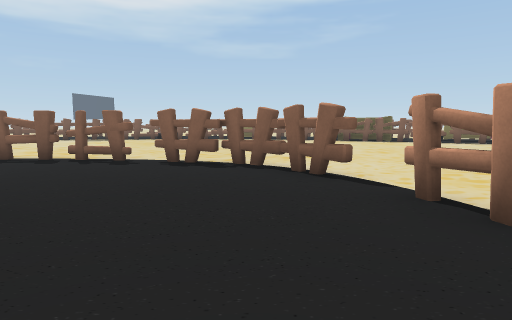
view 1 (above)

19 first-person views from a walk through a 3-D level made in the Unity game engine. The camera is 1.3 m above the floor, tilts 6° down and sees 75° across. The floor is counted in squares, 2 m on a side. Each view is taken from the middle of a square. On the plan, view 1 faces up. The plan holds only what a view shows up to about 10 squares ahead; the rest is blank. The place goes on beyond the plan. The player character is not drawn.

view 2
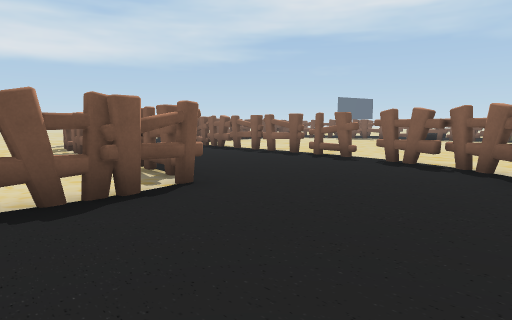

view 3
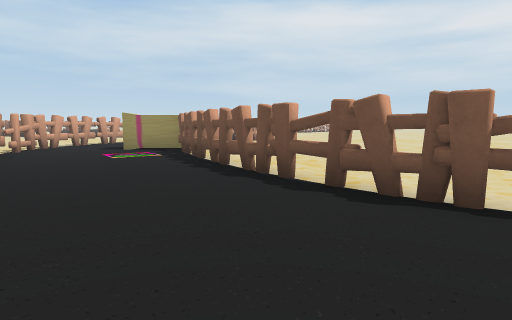

view 4
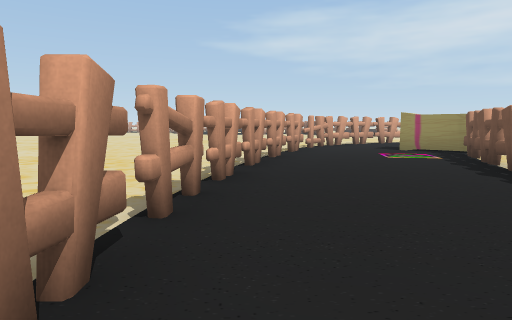

view 5
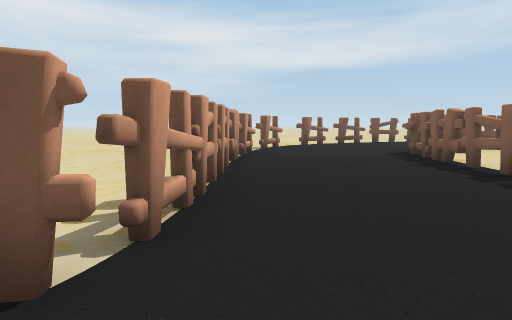

view 6
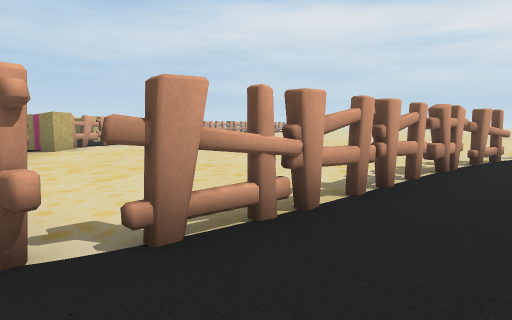

view 7
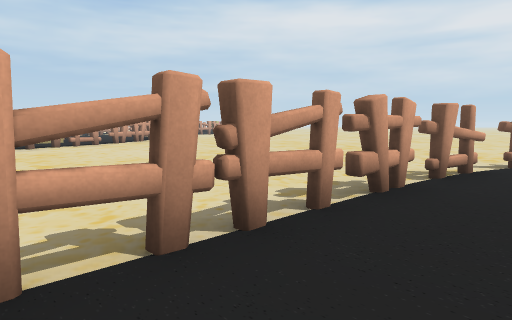

view 8
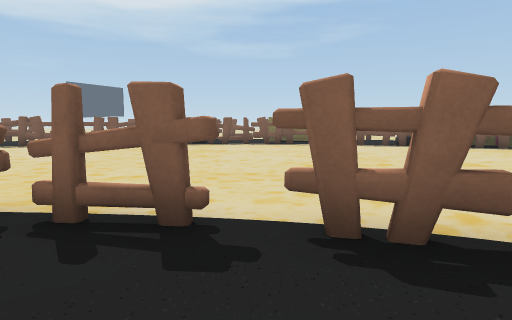

view 9
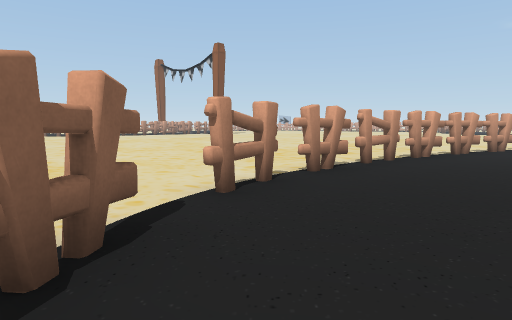

view 10
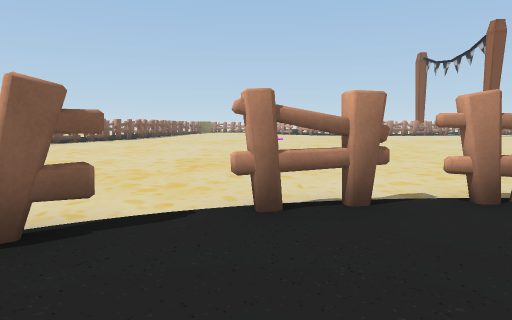

view 11
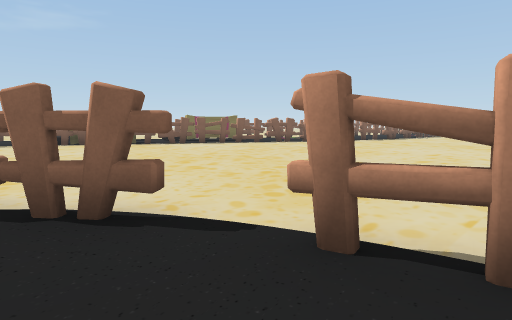

view 12
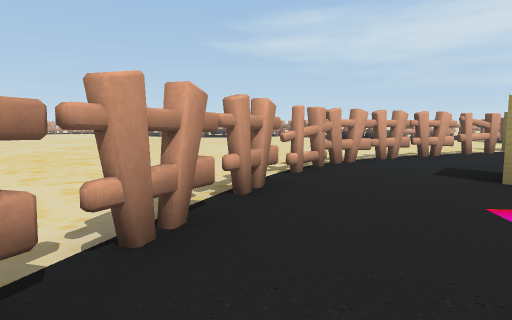

view 13
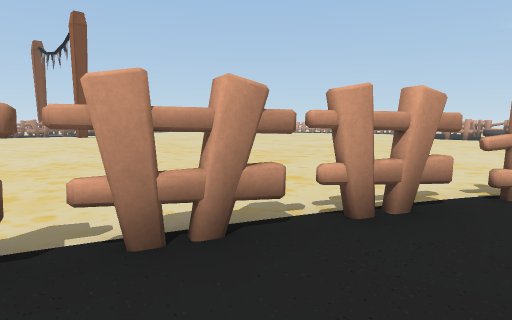

view 14
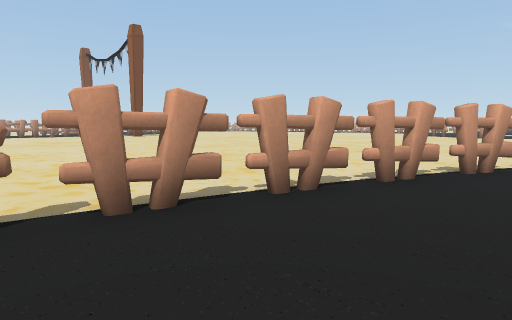

view 15
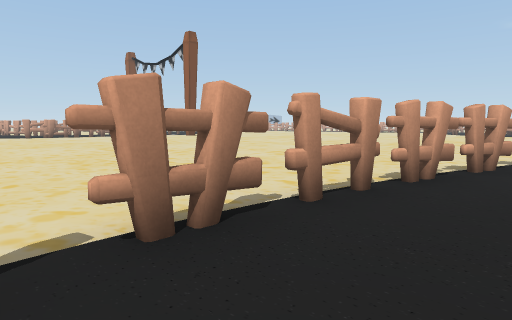

view 16
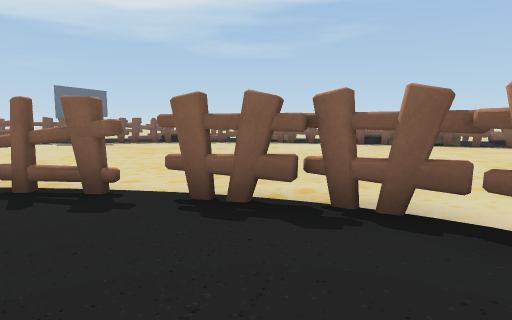

view 17
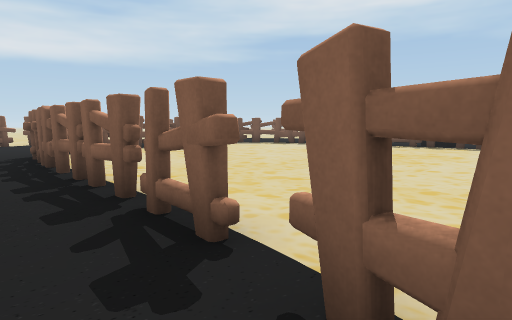

view 18
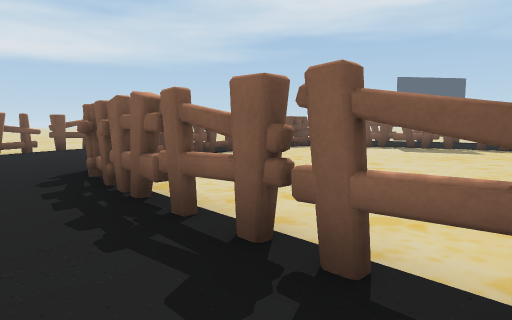

view 19
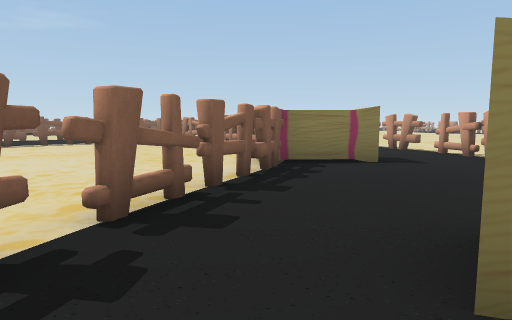

### Floor plan
Key: @ floor where view 1 was taken; # wall or solid block; x gap in a wall; . floor; T thing the floor can be seen under or through; O other object.
Columns run from 9 left of view 1 to 11 right of it. Each row starts with its distance up from view 1.
 14  ........    ##
 13 ..............##
 12 ................
 11 ...............
 10  ................
  9 ...................
  8 ...................
  7 #..................
  6 #xTTTxx###..........
  5 .........#...........
  4 ..........#..........
  3 x#.........#.......
  2 .#x##x##...x........
  1 .......#...#........
  0 .......#.@.x.........
 -1 .......#...#.........
 -2 ......##..##........
 -3 ......#...x.........
 -4  .....#...T.........
 -5  .....#...T........
 -6  ...OO...T .........
 -7 ..###OO..T..........
 -8 ##......T..........
 -9 .......TT.........
-10 ..O.###..........
-11   O.x...........

Positions as (right, up) in squares from view 1, and headings:
1: (0, 0), facing up
2: (1, 0), facing up-left
3: (1, 2), facing down-left
4: (1, 2), facing down
5: (-1, 3), facing left
6: (-2, 4), facing down-left
7: (-4, 4), facing down-left
8: (-2, 4), facing up
9: (-1, 5), facing down-right
10: (-1, 3), facing right
11: (0, 2), facing up-right
12: (0, -3), facing down
13: (-1, -4), facing down-right
14: (-1, -1), facing down-right
15: (0, 2), facing down-right
16: (-1, 3), facing up
17: (-1, 5), facing up-left
18: (-4, 5), facing up-left
19: (-9, -10), facing up-right
